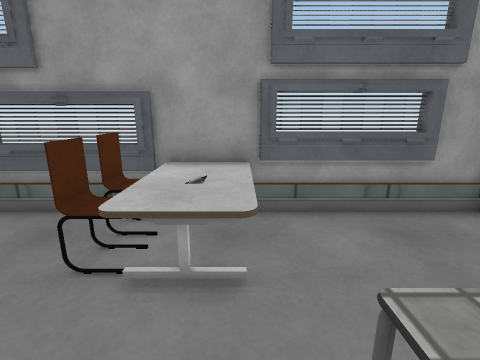
view 1 (above)

14 first-person views from a walk through a scene from a Unity 3-D project. The camera is 1.3 m above the floor, tilts 14° down and sees 85° across. The floor is counted in squares, 0.5 m on a side. Each view is taken from the middle of a square. On the plan, view 1 faces up. The plan holds only what a view shows up to about 18 squares ahead; the rest is blank. The place goes on beyond the plan. The player is left out. Some surface patterns are stand-ins.

view 2
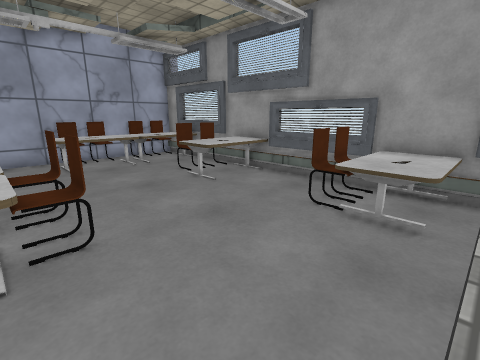

view 3
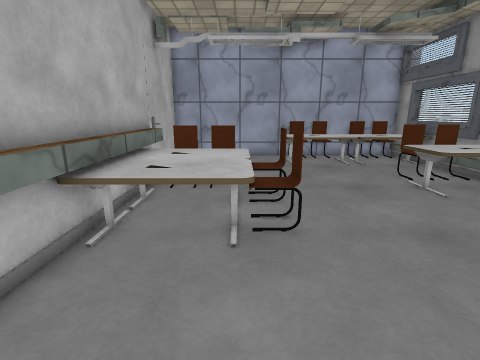

view 4
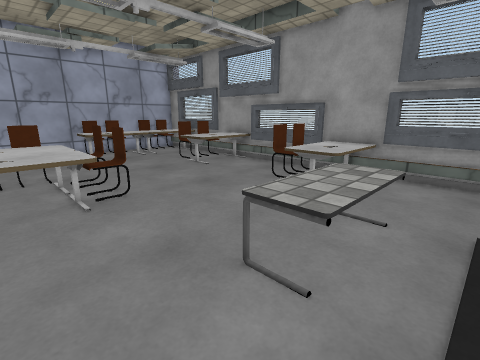

view 5
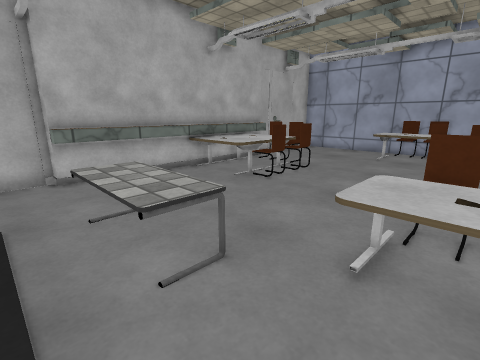

view 6
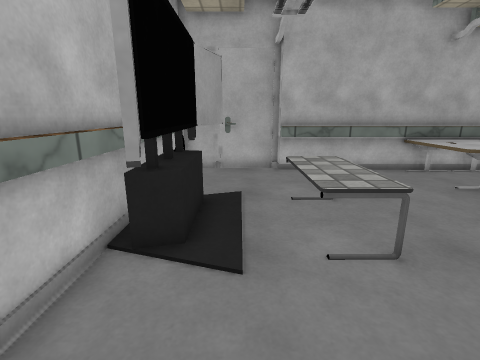

view 7
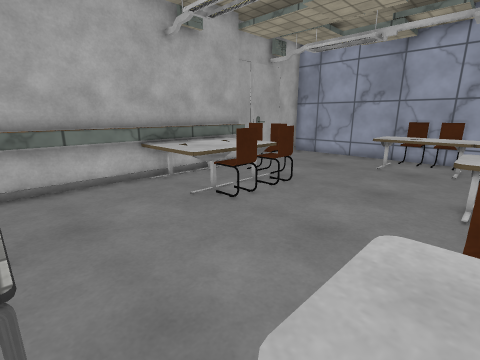

view 8
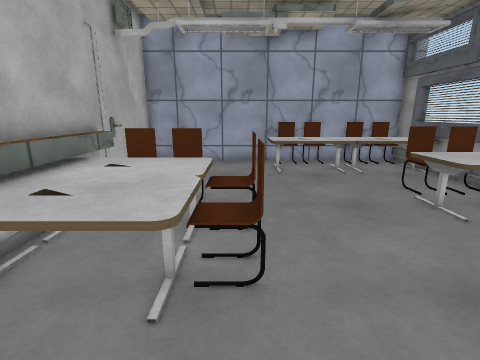

view 9
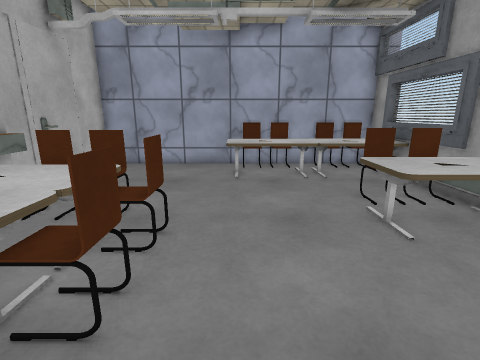

view 10
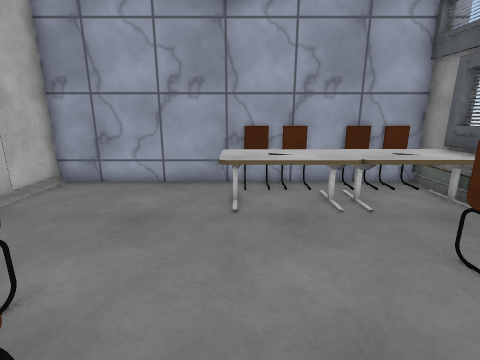

view 11
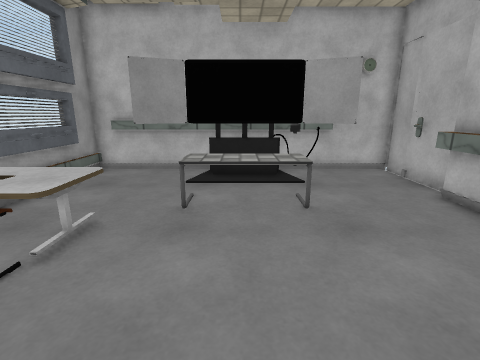

view 12
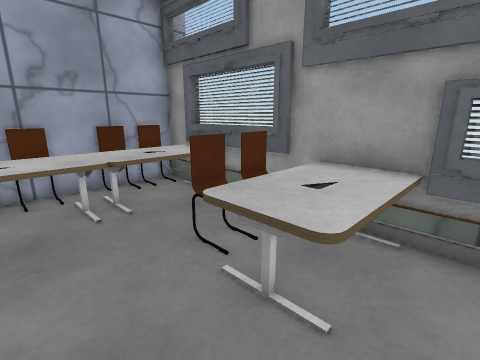

view 13
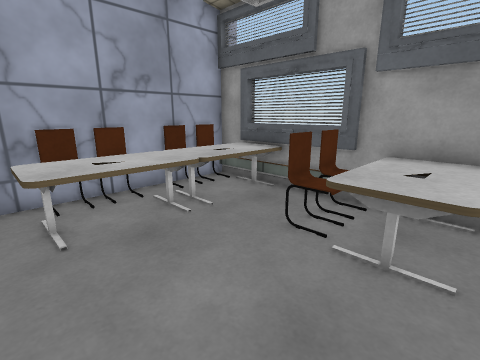

view 14
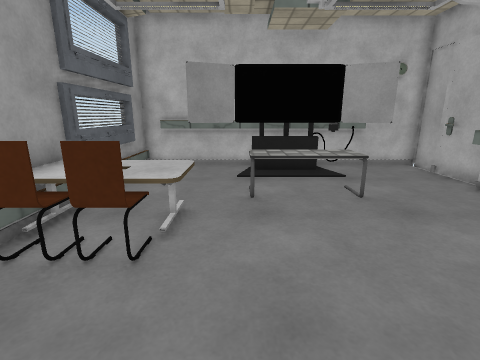

### Floor plan
Key: @ floor where view 1 was taken; # wall or solid block; . main floor; : floor 0.75 m higher than the main floor; = window, fence, low wall or low ledge; T table; O other object.
Columns run from 16 left of view 1 to 7 right of it. Each row starts with its distance up from view 1.
  7 ####==####===#####===##
  6 OTTT..OTTT...OTTT.....#
  5 #=TT..OTTT....TTT.....#
  4 #=TT..OTTT...OTTT....O#
  3 #=TT...TTT....TTT....O##
  2 OTTT.............TT..O##
  1 OTTT.............TTT.OO#
  0 #TTT............@TTT.OO#
 -1 #.TT.............TTT.OO#
 -2 #........O.O.....TTT.OO#
 -3 #.......::::T........O##
 -4 #......O:   T........O##
 -5 #......O:   T..........#
 -6 #......#####T======....#
 -7 ######### ##############

Positions as (right, up) in squares from view 1, and headings:
1: (0, 0), facing up
2: (1, -3), facing up-left
3: (1, -3), facing left
4: (4, -5), facing up-left
5: (4, 5), facing down-left
6: (4, 6), facing down
7: (1, 4), facing down-left
8: (-1, -2), facing left
9: (-2, 0), facing left
10: (-6, 0), facing left
11: (-6, 0), facing right
12: (-6, 1), facing up-left
13: (-7, -1), facing up-left
14: (-7, 2), facing right
